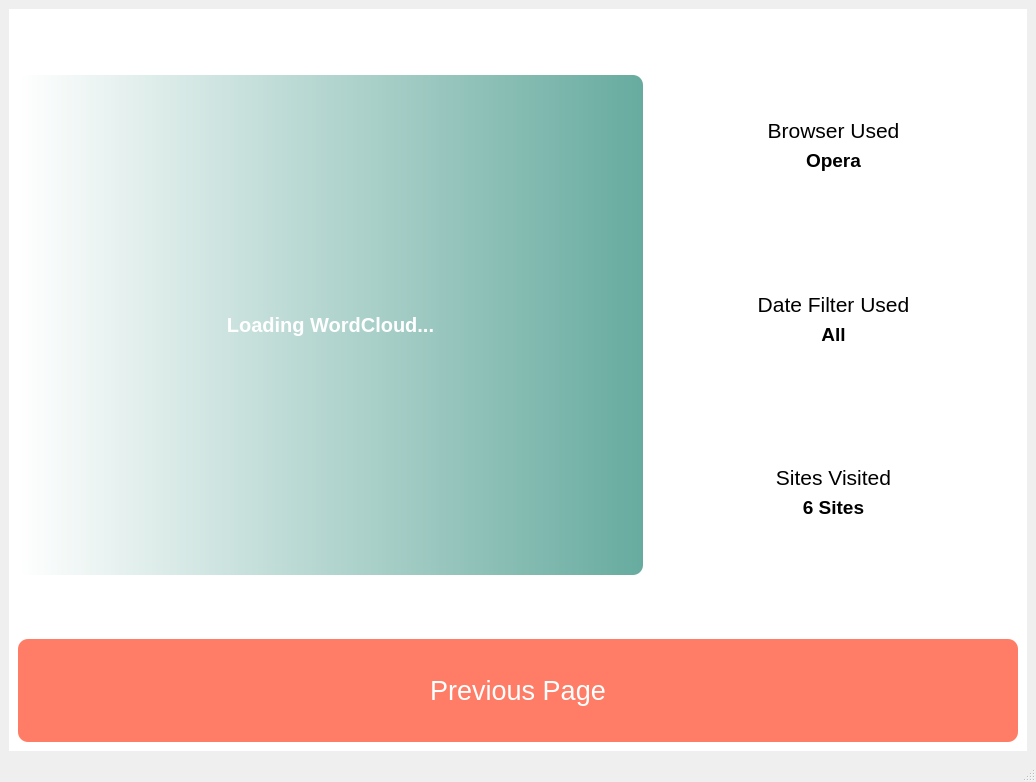
<?xml version="1.0" encoding="UTF-8"?>
<ui version="4.0">
 <class>MetricsDashboard</class>
 <widget class="QMainWindow" name="MetricsDashboard">
  <property name="geometry">
   <rect>
    <x>0</x>
    <y>0</y>
    <width>1036</width>
    <height>782</height>
   </rect>
  </property>
  <property name="sizePolicy">
   <sizepolicy hsizetype="Preferred" vsizetype="Maximum">
    <horstretch>0</horstretch>
    <verstretch>0</verstretch>
   </sizepolicy>
  </property>
  <property name="windowTitle">
   <string>Metrics Dashboard</string>
  </property>
  <property name="windowIcon">
   <iconset>
    <normaloff>../resources/icon.png</normaloff>../resources/icon.png</iconset>
  </property>
  <widget class="QWidget" name="centralwidget">
   <layout class="QVBoxLayout" name="verticalLayout_2">
    <item>
     <widget class="QStackedWidget" name="stackedWidget">
      <property name="sizePolicy">
       <sizepolicy hsizetype="Preferred" vsizetype="Preferred">
        <horstretch>0</horstretch>
        <verstretch>0</verstretch>
       </sizepolicy>
      </property>
      <property name="styleSheet">
       <string notr="true">background-color: rgb(255, 255, 255);</string>
      </property>
      <property name="currentIndex">
       <number>1</number>
      </property>
      <widget class="QWidget" name="chartPage">
       <layout class="QVBoxLayout" name="verticalLayout_8">
        <item>
         <layout class="QVBoxLayout" name="verticalLayout_7" stretch="4,4,1">
          <item>
           <layout class="QHBoxLayout" name="horizontalLayout">
            <property name="leftMargin">
             <number>50</number>
            </property>
            <property name="topMargin">
             <number>0</number>
            </property>
            <property name="rightMargin">
             <number>50</number>
            </property>
            <item>
             <widget class="QChartView" name="splitChart"/>
            </item>
            <item>
             <widget class="QChartView" name="pieChart"/>
            </item>
           </layout>
          </item>
          <item>
           <layout class="QHBoxLayout" name="horizontalLayout_2">
            <property name="leftMargin">
             <number>50</number>
            </property>
            <property name="rightMargin">
             <number>50</number>
            </property>
            <property name="bottomMargin">
             <number>0</number>
            </property>
            <item>
             <widget class="QChartView" name="lineChart"/>
            </item>
            <item>
             <widget class="QChartView" name="barChart"/>
            </item>
           </layout>
          </item>
          <item>
           <layout class="QVBoxLayout" name="verticalLayout_6">
            <property name="spacing">
             <number>7</number>
            </property>
            <property name="sizeConstraint">
             <enum>QLayout::SetDefaultConstraint</enum>
            </property>
            <property name="leftMargin">
             <number>0</number>
            </property>
            <property name="topMargin">
             <number>0</number>
            </property>
            <property name="rightMargin">
             <number>0</number>
            </property>
            <item>
             <widget class="QPushButton" name="nextPageButton">
              <property name="sizePolicy">
               <sizepolicy hsizetype="Preferred" vsizetype="Preferred">
                <horstretch>0</horstretch>
                <verstretch>0</verstretch>
               </sizepolicy>
              </property>
              <property name="font">
               <font>
                <pointsize>20</pointsize>
               </font>
              </property>
              <property name="cursor">
               <cursorShape>PointingHandCursor</cursorShape>
              </property>
              <property name="statusTip">
               <string>Go to the next page</string>
              </property>
              <property name="styleSheet">
               <string notr="true">background-color: rgb(103, 171, 159);
color: rgb(255, 255, 255);
border-radius: 10px;</string>
              </property>
              <property name="text">
               <string>Next Page</string>
              </property>
             </widget>
            </item>
           </layout>
          </item>
         </layout>
        </item>
       </layout>
      </widget>
      <widget class="QWidget" name="wordCloudPage">
       <layout class="QVBoxLayout" name="verticalLayout_4">
        <item>
         <layout class="QVBoxLayout" name="verticalLayout_3" stretch="6,1">
          <item>
           <layout class="QHBoxLayout" name="cloudTextLayout" stretch="4,1">
            <item>
             <layout class="QVBoxLayout" name="cloudLayout">
              <item>
               <widget class="QLabel" name="wordCloud">
                <property name="sizePolicy">
                 <sizepolicy hsizetype="Preferred" vsizetype="Preferred">
                  <horstretch>0</horstretch>
                  <verstretch>0</verstretch>
                 </sizepolicy>
                </property>
                <property name="maximumSize">
                 <size>
                  <width>625</width>
                  <height>500</height>
                 </size>
                </property>
                <property name="font">
                 <font>
                  <pointsize>15</pointsize>
                  <weight>75</weight>
                  <bold>true</bold>
                 </font>
                </property>
                <property name="layoutDirection">
                 <enum>Qt::LeftToRight</enum>
                </property>
                <property name="styleSheet">
                 <string notr="true">background-color: qlineargradient(spread:pad, x1:0, y1:0, x2:1, y2:0, stop:0 rgba(255, 255, 255, 255), stop:1 rgba(103, 171, 159,255));
color: rgb(255, 255, 255);
border-radius: 10px;</string>
                </property>
                <property name="frameShape">
                 <enum>QFrame::StyledPanel</enum>
                </property>
                <property name="text">
                 <string>Loading WordCloud...</string>
                </property>
                <property name="alignment">
                 <set>Qt::AlignCenter</set>
                </property>
                <property name="margin">
                 <number>0</number>
                </property>
                <property name="indent">
                 <number>4</number>
                </property>
               </widget>
              </item>
             </layout>
            </item>
            <item>
             <layout class="QVBoxLayout" name="textLayout">
              <property name="topMargin">
               <number>100</number>
              </property>
              <item>
               <layout class="QVBoxLayout" name="bLayout">
                <item>
                 <layout class="QVBoxLayout" name="verticalLayout_10" stretch="0,0">
                  <property name="topMargin">
                   <number>0</number>
                  </property>
                  <property name="bottomMargin">
                   <number>0</number>
                  </property>
                  <item>
                   <widget class="QLabel" name="browserUsed">
                    <property name="font">
                     <font>
                      <pointsize>16</pointsize>
                      <weight>50</weight>
                      <bold>false</bold>
                     </font>
                    </property>
                    <property name="text">
                     <string>Browser Used</string>
                    </property>
                    <property name="alignment">
                     <set>Qt::AlignCenter</set>
                    </property>
                   </widget>
                  </item>
                  <item>
                   <layout class="QVBoxLayout" name="verticalLayout_11">
                    <item>
                     <widget class="QLabel" name="browserUsedEdit">
                      <property name="font">
                       <font>
                        <pointsize>14</pointsize>
                        <weight>75</weight>
                        <bold>true</bold>
                       </font>
                      </property>
                      <property name="text">
                       <string>Opera</string>
                      </property>
                      <property name="alignment">
                       <set>Qt::AlignCenter</set>
                      </property>
                     </widget>
                    </item>
                    <item>
                     <spacer name="verticalSpacer">
                      <property name="orientation">
                       <enum>Qt::Vertical</enum>
                      </property>
                      <property name="sizeHint" stdset="0">
                       <size>
                        <width>20</width>
                        <height>40</height>
                       </size>
                      </property>
                     </spacer>
                    </item>
                   </layout>
                  </item>
                 </layout>
                </item>
               </layout>
              </item>
              <item>
               <layout class="QVBoxLayout" name="dLayout" stretch="0">
                <item>
                 <layout class="QVBoxLayout" name="verticalLayout_13">
                  <item>
                   <layout class="QVBoxLayout" name="verticalLayout_20">
                    <item>
                     <widget class="QLabel" name="dateUsed">
                      <property name="font">
                       <font>
                        <pointsize>16</pointsize>
                        <weight>50</weight>
                        <bold>false</bold>
                       </font>
                      </property>
                      <property name="text">
                       <string>Date Filter Used</string>
                      </property>
                      <property name="alignment">
                       <set>Qt::AlignCenter</set>
                      </property>
                     </widget>
                    </item>
                   </layout>
                  </item>
                  <item>
                   <widget class="QLabel" name="dateUsedEdit">
                    <property name="font">
                     <font>
                      <pointsize>14</pointsize>
                      <weight>75</weight>
                      <bold>true</bold>
                     </font>
                    </property>
                    <property name="text">
                     <string>All</string>
                    </property>
                    <property name="alignment">
                     <set>Qt::AlignCenter</set>
                    </property>
                   </widget>
                  </item>
                  <item>
                   <spacer name="verticalSpacer_3">
                    <property name="orientation">
                     <enum>Qt::Vertical</enum>
                    </property>
                    <property name="sizeHint" stdset="0">
                     <size>
                      <width>20</width>
                      <height>40</height>
                     </size>
                    </property>
                   </spacer>
                  </item>
                 </layout>
                </item>
               </layout>
              </item>
              <item>
               <layout class="QVBoxLayout" name="sLayout">
                <item>
                 <layout class="QVBoxLayout" name="verticalLayout_9" stretch="0,0">
                  <item>
                   <widget class="QLabel" name="sitesLabel">
                    <property name="font">
                     <font>
                      <pointsize>16</pointsize>
                      <weight>50</weight>
                      <bold>false</bold>
                     </font>
                    </property>
                    <property name="text">
                     <string>Sites Visited</string>
                    </property>
                    <property name="alignment">
                     <set>Qt::AlignCenter</set>
                    </property>
                   </widget>
                  </item>
                  <item>
                   <layout class="QVBoxLayout" name="verticalLayout">
                    <item>
                     <widget class="QLabel" name="sitesVisitedEdit">
                      <property name="font">
                       <font>
                        <pointsize>14</pointsize>
                        <weight>75</weight>
                        <bold>true</bold>
                       </font>
                      </property>
                      <property name="text">
                       <string>6 Sites</string>
                      </property>
                      <property name="alignment">
                       <set>Qt::AlignCenter</set>
                      </property>
                     </widget>
                    </item>
                    <item>
                     <spacer name="verticalSpacer_2">
                      <property name="orientation">
                       <enum>Qt::Vertical</enum>
                      </property>
                      <property name="sizeHint" stdset="0">
                       <size>
                        <width>20</width>
                        <height>40</height>
                       </size>
                      </property>
                     </spacer>
                    </item>
                   </layout>
                  </item>
                 </layout>
                </item>
               </layout>
              </item>
             </layout>
            </item>
           </layout>
          </item>
          <item>
           <layout class="QVBoxLayout" name="buttonLayout">
            <property name="leftMargin">
             <number>0</number>
            </property>
            <property name="topMargin">
             <number>0</number>
            </property>
            <property name="rightMargin">
             <number>0</number>
            </property>
            <property name="bottomMargin">
             <number>0</number>
            </property>
            <item>
             <widget class="QPushButton" name="previousPageButton">
              <property name="sizePolicy">
               <sizepolicy hsizetype="Preferred" vsizetype="Preferred">
                <horstretch>0</horstretch>
                <verstretch>0</verstretch>
               </sizepolicy>
              </property>
              <property name="font">
               <font>
                <pointsize>20</pointsize>
               </font>
              </property>
              <property name="cursor">
               <cursorShape>PointingHandCursor</cursorShape>
              </property>
              <property name="statusTip">
               <string>Go to the previous page</string>
              </property>
              <property name="styleSheet">
               <string notr="true">background-color: rgb(255, 125, 102);
color: rgb(255, 255, 255);
border-radius: 10px;</string>
              </property>
              <property name="text">
               <string>Previous Page</string>
              </property>
             </widget>
            </item>
           </layout>
          </item>
         </layout>
        </item>
       </layout>
      </widget>
     </widget>
    </item>
   </layout>
  </widget>
  <widget class="QMenuBar" name="menubar">
   <property name="geometry">
    <rect>
     <x>0</x>
     <y>0</y>
     <width>1036</width>
     <height>26</height>
    </rect>
   </property>
  </widget>
  <widget class="QStatusBar" name="statusbar"/>
 </widget>
 <customwidgets>
  <customwidget>
   <class>QChartView</class>
   <extends>QGraphicsView</extends>
   <header>PyQt5.QtChart</header>
  </customwidget>
 </customwidgets>
 <resources>
  <include location="../resources/resource.qrc"/>
 </resources>
 <connections/>
</ui>
